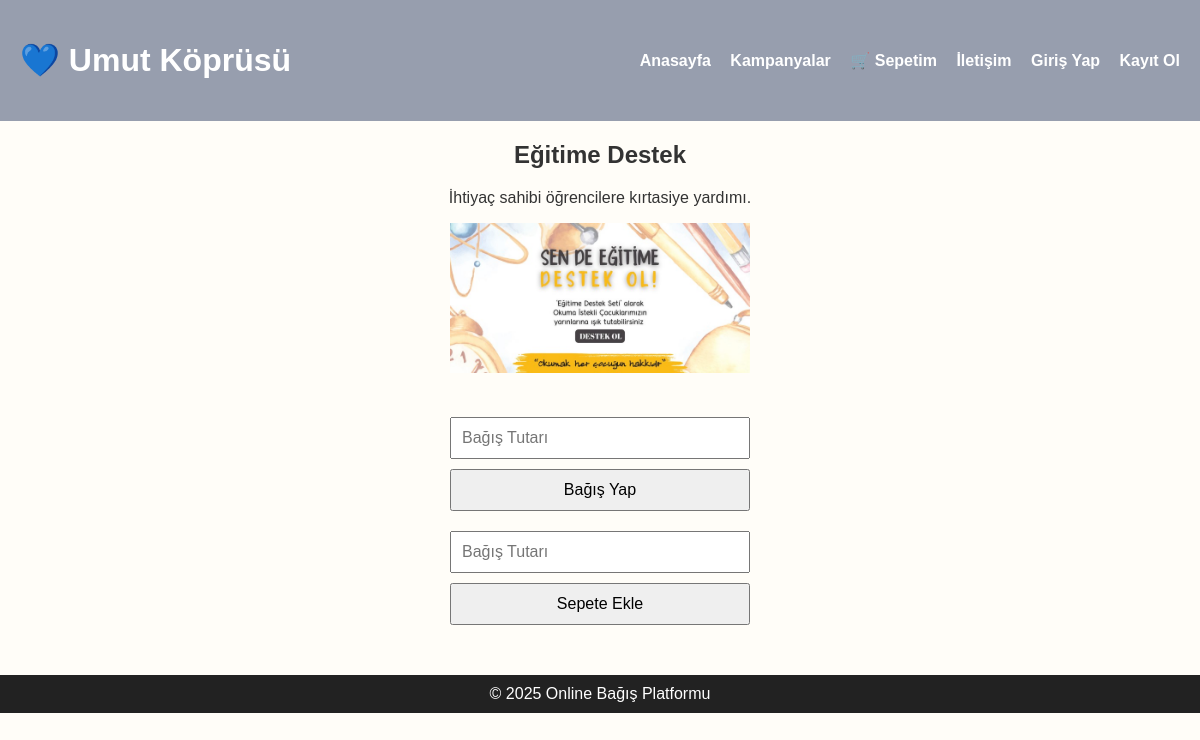
Page /campaign_detail.php?id=3 on the committed database.
### tables this page shows
CREATE TABLE `kampanyalar` (
  `id` int(11) NOT NULL,
  `baslik` varchar(100) DEFAULT NULL,
  `aciklama` text DEFAULT NULL,
  `resim` varchar(255) DEFAULT NULL,
  `toplam_bagis` decimal(10,2) DEFAULT 0.00
);

### campaign_detail.php (the view, shortened to what this page needs)
<?php
include('db.php');
include('includes/header.php');
$kampanya_id = $_GET['id'] ?? null;
if ($kampanya_id) {
    $query = "SELECT * FROM kampanyalar WHERE id='$kampanya_id'";
    $result = mysqli_query($conn, $query);
    if (mysqli_num_rows($result) == 1) {
        $kampanya = mysqli_fetch_assoc($result);
    } else {
        echo "<p>Kampanya bulunamadı.</p>";
        include('includes/footer.php');
        exit();
    }
} else {
    echo "<p>Geçersiz kampanya ID.</p>";
    include('includes/footer.php');
    exit();
}
?>
<div style="max-width: 800px; margin: 0 auto; text-align: center;">
    <h2><?php echo $kampanya['baslik']; ?></h2>
    <p><?php echo $kampanya['aciklama']; ?></p>
    <img src="img/<?php echo $kampanya['resim']; ?>"
         alt="<?php echo $kampanya['baslik']; ?>"
         style="max-width:300px; margin-bottom: 20px;">
    <form method="post" action="bagis_kaydet.php" style="margin-bottom: 20px;">
        <input type="number" name="miktar" placeholder="Bağış Tutarı" required>
        <button type="submit">Bağış Yap</button>
    </form>
    <form method="post" action="add_to_cart.php">
        <input type="number" name="miktar" placeholder="Bağış Tutarı" required>
        <button type="submit">Sepete Ekle</button>
    </form>
</div>
<?php include('includes/footer.php'); ?>

### style.css (style rules this page uses)
html, body { margin: 0; padding: 0; height: 100%; }
form { display: flex; flex-direction: column; align-items: center; gap: 10px; margin-top: 20px; }
input, button { width: 300px; max-width: 90%; padding: 10px; font-size: 16px; box-sizing: border-box; }

### rows in the picture
kampanyalar: baslik "Eğitime Destek", aciklama "İhtiyaç sahibi öğrencilere kırtasiye yardımı.", resim (picture)
